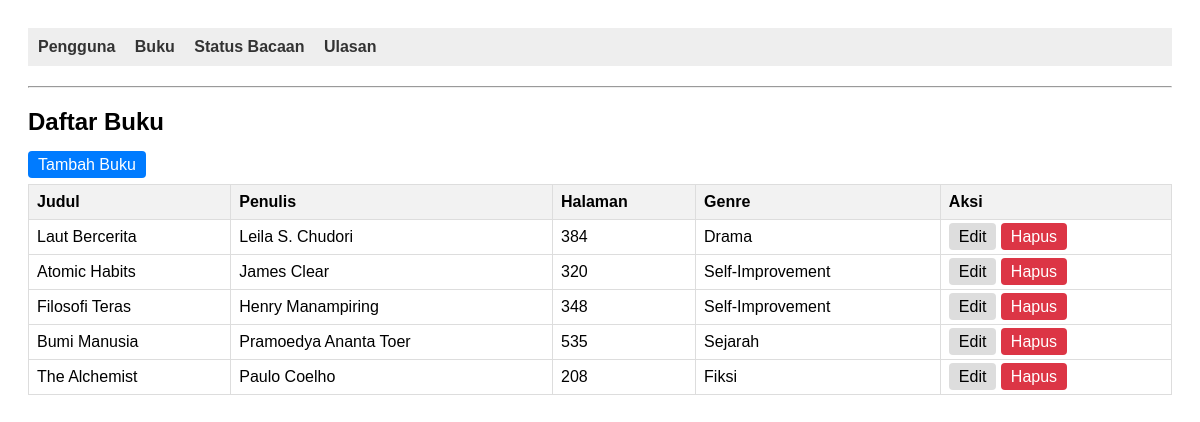
The app's page /Tepehh10/index.php?entity=buku&action=list with its own data.
### tables this page shows
CREATE TABLE `buku` (
  `id_buku` int(11) NOT NULL,
  `judul` varchar(255) NOT NULL,
  `penulis` varchar(150) NOT NULL,
  `halaman` int(11) DEFAULT NULL,
  `genre` varchar(50) DEFAULT NULL
);

### Tepehh10/models/Buku.php (called while the page is built, shortened)
<?php
require_once "config/Database.php";
class Buku
{
    private $conn;
    private $table = "buku";
    public function __construct()
    {
        $database = new Database();
        $this->conn = $database->getConnection();
    }
    public function getAll()
    {
        $query = "SELECT * FROM " . $this->table;
        $stmt = $this->conn->prepare($query);
        $stmt->execute();
        return $stmt->fetchAll(PDO::FETCH_ASSOC);
    }
}

### Tepehh10/config/Database.php (called while the page is built, shortened)
<?php
class Database
{
    private $host = "localhost";
    private $database = "library";
    private $username = "root";
    private $password = "";
    public function getConnection()
    {
        $this->conn = null;
        try {
            $this->conn = new PDO("mysql:host=" . $this->host . ";dbname=" . $this->database, $this->username, $this->password);
            $this->conn->setAttribute(PDO::ATTR_ERRMODE, PDO::ERRMODE_EXCEPTION);
        } catch (PDOException $exception) {
            echo "Connection error: " . $exception->getMessage();
        }
        return $this->conn;
    }
}

### Tepehh10/viewmodels/BukuViewModel.php (called while the page is built, shortened)
<?php
require_once 'models/Buku.php';
class BukuViewModel
{
    private $buku;
    public function __construct()
    {
        $this->buku = new Buku();
    }
    public function getBukuList()
    {
        return $this->buku->getAll();
    }
}

### Tepehh10/views/buku_list.php (the view)
<?php
require_once 'views/template/header.php';
?>
<div class="content-header">
    <h2>Daftar Buku</h2>
    <a href="index.php?entity=buku&action=add" class="btn btn-primary">Tambah Buku</a>
</div>
<table class="data-table">
    <thead>
        <tr>
            <th>Judul</th>
            <th>Penulis</th>
            <th>Halaman</th>
            <th>Genre</th>
            <th>Aksi</th>
        </tr>
    </thead>
    <tbody>
        <?php foreach ($bukuList as $buku): ?>
            <tr>
                <td><?= htmlspecialchars($buku['judul']); ?></td>
                <td><?= htmlspecialchars($buku['penulis']); ?></td>
                <td><?= htmlspecialchars($buku['halaman']); ?></td>
                <td><?= htmlspecialchars($buku['genre']); ?></td>
                <td>
                    <a href="index.php?entity=buku&action=edit&id=<?= $buku['id_buku']; ?>" class="btn btn-edit">Edit</a>
                    <a href="index.php?entity=buku&action=delete&id=<?= $buku['id_buku']; ?>" onclick="return confirm('Hapus buku ini?');" class="btn btn-danger">Hapus</a>
                </td>
            </tr>
        <?php endforeach; ?>
    </tbody>
</table>
<?php require_once 'views/template/footer.php'; ?>

### Tepehh10/index.php (shortened to what this page needs)
<?php
require_once 'viewmodels/BukuViewModel.php';
$entity = filter_input(INPUT_GET, 'entity', FILTER_SANITIZE_STRING) ?? 'status_bacaan';
$action = filter_input(INPUT_GET, 'action', FILTER_SANITIZE_STRING) ?? 'list';
switch ($entity) {
    case 'buku':
        $bukuViewModel = new BukuViewModel();
        switch ($action) {
            case 'list':
                $bukuList = $bukuViewModel->getBukuList();
                require_once 'views/buku_list.php';
                break;
        }
        break;
}
?>

### Tepehh10/views/template/header.php (shortened to what this page needs)
<!DOCTYPE html>
<html lang="en">
<head>
</head>
<body>
<nav>
    <a href="index.php?entity=pengguna&action=list">Pengguna</a>
    <a href="index.php?entity=buku&action=list">Buku</a>
    <a href="index.php?entity=status_bacaan&action=list">Status Bacaan</a>
    <a href="index.php?entity=ulasan&action=list">Ulasan</a>
</nav>
    <hr>

### Tepehh10/views/template/footer.php
</body>
</html>

### Tepehh10/views/template/header.php (style rules this page uses)
body { font-family: sans-serif; padding: 20px; }
nav { background: #eee; padding: 10px; margin-bottom: 20px; }
nav a { margin-right: 15px; text-decoration: none; color: #333; font-weight: bold; }
table { border-collapse: collapse; width: 100%; margin-top: 10px; }
th, td { border: 1px solid #ddd; padding: 8px; text-align: left; }
th { background-color: #f2f2f2; }
.btn { padding: 5px 10px; text-decoration: none; background: #ddd; color: black; border-radius: 4px; }
.btn-primary { background: #007bff; color: white; }
.btn-danger { background: #dc3545; color: white; }

### records on screen
buku: judul "Laut Bercerita", penulis "Leila S. Chudori", halaman "384", genre "Drama"
buku: judul "Atomic Habits", penulis "James Clear", halaman "320", genre "Self-Improvement"
buku: judul "Filosofi Teras", penulis "Henry Manampiring", halaman "348", genre "Self-Improvement"
buku: judul "Bumi Manusia", penulis "Pramoedya Ananta Toer", halaman "535", genre "Sejarah"
buku: judul "The Alchemist", penulis "Paulo Coelho", halaman "208", genre "Fiksi"
